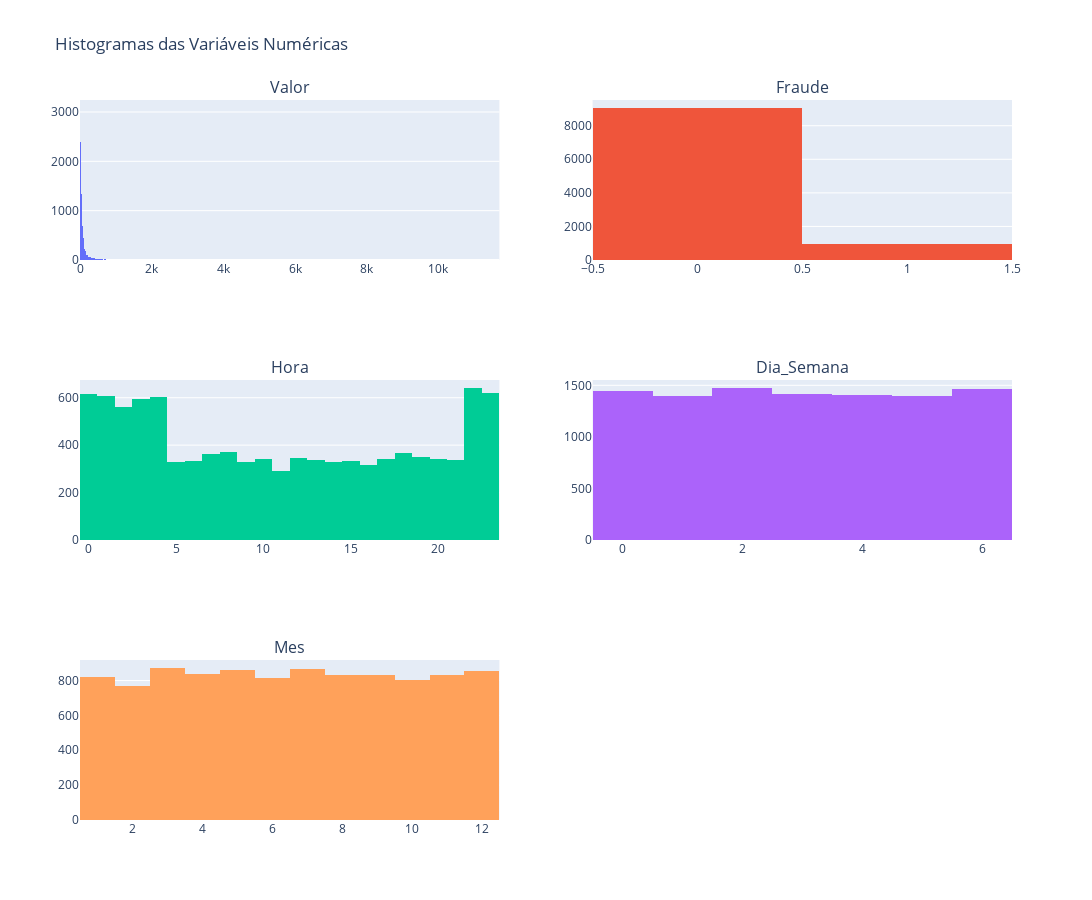

Here is the notebook cell this chart was saved with:
### Markdown cell above
### Apresentar histograma das variáveis numéricas

### Code cell
# Número de colunas desejadas
num_cols = 2

# Calcular o número de linhas necessárias
num_rows = math.ceil(len(num_vars) / num_cols)

# Criar subplots
fig = make_subplots(rows=num_rows, cols=num_cols, subplot_titles=num_vars)

# Adicionar histogramas para cada variável numérica
for i, var in enumerate(num_vars):
  row = (i // num_cols) + 1
  col = (i % num_cols) + 1
  fig.add_trace(
    go.Histogram(x=df_transacoes[var], name=var, ),
    row=row, col=col
  )

# Atualizar layout
fig.update_layout(
  height=300 * num_rows,
  width=1200,
  title_text="Histogramas das Variáveis Numéricas",
  showlegend=False,
)
fig.show()

### Figure 1 — Plotly figure (JSON) as saved in the notebook; plotly's stock layout.template omitted (floating-point values rounded to 4 significant figures; data arrays with more than 128 entries replaced by an {"elided": "..."} marker saying what was removed)
{"data": [{"name": "Valor", "type": "histogram", "x": {"elided": "10000 float values"}, "xaxis": "x", "yaxis": "y"}, {"name": "Fraude", "type": "histogram", "x": {"elided": "10000 int values"}, "xaxis": "x2", "yaxis": "y2"}, {"name": "Hora", "type": "histogram", "x": {"elided": "10000 int values"}, "xaxis": "x3", "yaxis": "y3"}, {"name": "Dia_Semana", "type": "histogram", "x": {"elided": "10000 int values"}, "xaxis": "x4", "yaxis": "y4"}, {"name": "Mes", "type": "histogram", "x": {"elided": "10000 int values"}, "xaxis": "x5", "yaxis": "y5"}], "layout": {"annotations": [{"font": {"size": 16}, "showarrow": false, "text": "Valor", "x": 0.225, "xanchor": "center", "xref": "paper", "y": 1, "yanchor": "bottom", "yref": "paper"}, {"font": {"size": 16}, "showarrow": false, "text": "Fraude", "x": 0.775, "xanchor": "center", "xref": "paper", "y": 1, "yanchor": "bottom", "yref": "paper"}, {"font": {"size": 16}, "showarrow": false, "text": "Hora", "x": 0.225, "xanchor": "center", "xref": "paper", "y": 0.6111, "yanchor": "bottom", "yref": "paper"}, {"font": {"size": 16}, "showarrow": false, "text": "Dia_Semana", "x": 0.775, "xanchor": "center", "xref": "paper", "y": 0.6111, "yanchor": "bottom", "yref": "paper"}, {"font": {"size": 16}, "showarrow": false, "text": "Mes", "x": 0.225, "xanchor": "center", "xref": "paper", "y": 0.2222, "yanchor": "bottom", "yref": "paper"}], "height": 900, "showlegend": false, "title": {"text": "Histogramas das Variáveis Numéricas"}, "width": 1200, "xaxis": {"anchor": "y", "domain": [0, 0.45]}, "xaxis2": {"anchor": "y2", "domain": [0.55, 1]}, "xaxis3": {"anchor": "y3", "domain": [0, 0.45]}, "xaxis4": {"anchor": "y4", "domain": [0.55, 1]}, "xaxis5": {"anchor": "y5", "domain": [0, 0.45]}, "xaxis6": {"anchor": "y6", "domain": [0.55, 1]}, "yaxis": {"anchor": "x", "domain": [0.7778, 1]}, "yaxis2": {"anchor": "x2", "domain": [0.7778, 1]}, "yaxis3": {"anchor": "x3", "domain": [0.3889, 0.6111]}, "yaxis4": {"anchor": "x4", "domain": [0.3889, 0.6111]}, "yaxis5": {"anchor": "x5", "domain": [0, 0.2222]}, "yaxis6": {"anchor": "x6", "domain": [0, 0.2222]}}}
